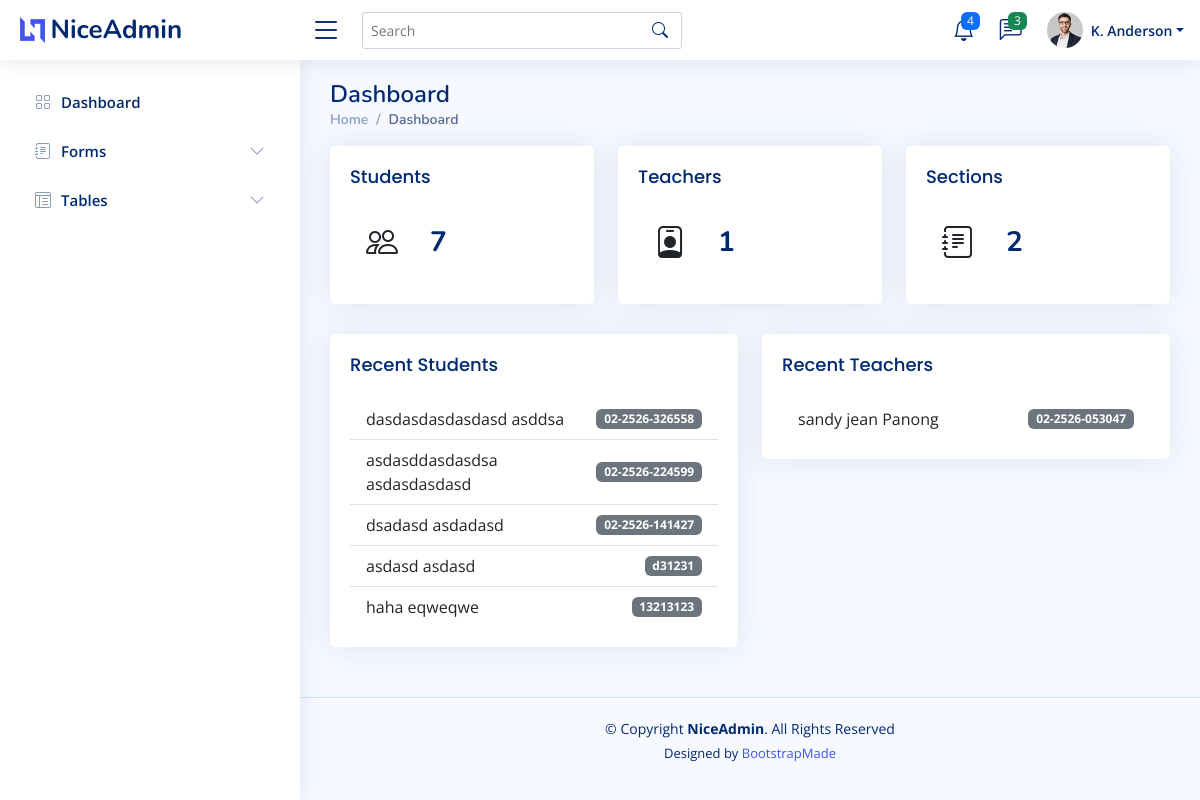
The page / on the database its author committed.
### tables this page shows
CREATE TABLE `students` (
  `id` int(11) NOT NULL,
  `student_id` varchar(50) NOT NULL,
  `fname` varchar(100) NOT NULL,
  `mname` varchar(100) DEFAULT NULL,
  `lname` varchar(100) NOT NULL,
  `gender` enum('Male','Female') NOT NULL,
  `email` varchar(150) NOT NULL,
  `class_id` int(11) NOT NULL,
  `created_at` timestamp NOT NULL DEFAULT current_timestamp(),
  `updated_at` timestamp NOT NULL DEFAULT current_timestamp() ON UPDATE current_timestamp()
);

CREATE TABLE `teachers` (
  `id` int(11) NOT NULL,
  `teacher_id` varchar(50) NOT NULL,
  `fname` varchar(100) NOT NULL,
  `mname` varchar(100) DEFAULT NULL,
  `lname` varchar(100) NOT NULL,
  `gender` enum('Male','Female') NOT NULL,
  `email` varchar(150) NOT NULL,
  `department` varchar(150) DEFAULT NULL,
  `created_at` timestamp NOT NULL DEFAULT current_timestamp(),
  `updated_at` timestamp NOT NULL DEFAULT current_timestamp() ON UPDATE current_timestamp()
);

### function/function.php (called while the page is built, shortened)
<?php
function dbConnect() {
    $host = "localhost";
    $user = "root";
    $pass = "";
    $dbname = "enroll";
    $conn = mysqli_connect($host, $user, $pass, $dbname);
    return $conn;
}
function fetchAll($query) {
    $conn = dbConnect();
    $result = mysqli_query($conn, $query);
    $data = [];
    while ($row = mysqli_fetch_assoc($result)) {
        $data[] = $row;
    }
    return $data;
}

### module/dashboard.php (the view)
<?php include "function/function.php"; ?>
<div class="pagetitle">
  <h1>Dashboard</h1>
  <nav>
    <ol class="breadcrumb">
      <li class="breadcrumb-item"><a href="index.php?page=dashboard">Home</a></li>
      <li class="breadcrumb-item active">Dashboard</li>
    </ol>
  </nav>
</div>
<?php
$studentCount = 0; $teacherCount = 0; $classCount = 0;
try {
  $studentCount = (int) (fetchAll("SELECT COUNT(*) AS c FROM students")[0]['c'] ?? 0);
} catch (Throwable $e) { $studentCount = 0; }
try {
  $teacherCount = (int) (fetchAll("SELECT COUNT(*) AS c FROM teachers")[0]['c'] ?? 0);
} catch (Throwable $e) { $teacherCount = 0; }
try {
  $classCount = (int) (fetchAll("SELECT COUNT(*) AS c FROM classes")[0]['c'] ?? 0);
} catch (Throwable $e) { $classCount = 0; }
$recentStudents = [];
$recentTeachers = [];
try {
  $recentStudents = fetchAll("SELECT student_id, CONCAT(fname,' ',lname) AS name, created_at FROM students ORDER BY created_at DESC LIMIT 5");
} catch (Throwable $e) { $recentStudents = []; }
try {
  $recentTeachers = fetchAll("SELECT teacher_id, CONCAT(fname,' ',lname) AS name, created_at FROM teachers ORDER BY created_at DESC LIMIT 5");
} catch (Throwable $e) { $recentTeachers = []; }
?>
<section class="section dashboard">
  <div class="row">
    <div class="col-xxl-4 col-md-4">
      <div class="card info-card">
        <div class="card-body">
          <h5 class="card-title">Students</h5>
          <div class="d-flex align-items-center">
            <div class="card-icon rounded-circle d-flex align-items-center justify-content-center">
              <i class="bi bi-people"></i>
            </div>
            <div class="ps-3">
              <h6><?php echo $studentCount; ?></h6>
            </div>
          </div>
        </div>
      </div>
    </div>
    <div class="col-xxl-4 col-md-4">
      <div class="card info-card">
        <div class="card-body">
          <h5 class="card-title">Teachers</h5>
          <div class="d-flex align-items-center">
            <div class="card-icon rounded-circle d-flex align-items-center justify-content-center">
              <i class="bi bi-person-badge"></i>
            </div>
            <div class="ps-3">
              <h6><?php echo $teacherCount; ?></h6>
            </div>
          </div>
        </div>
      </div>
    </div>
    <div class="col-xxl-4 col-md-4">
      <div class="card info-card">
        <div class="card-body">
          <h5 class="card-title">Sections</h5>
          <div class="d-flex align-items-center">
            <div class="card-icon rounded-circle d-flex align-items-center justify-content-center">
              <i class="bi bi-journal-text"></i>
            </div>
            <div class="ps-3">
              <h6><?php echo $classCount; ?></h6>
            </div>
          </div>
        </div>
      </div>
    </div>
    <div class="col-lg-6">
      <div class="card">
        <div class="card-body">
          <h5 class="card-title">Recent Students</h5>
          <ul class="list-group list-group-flush">
            <?php if (!$recentStudents) : ?>
              <li class="list-group-item text-muted">No data</li>
            <?php else: foreach ($recentStudents as $s): ?>
              <li class="list-group-item d-flex justify-content-between align-items-center">
                <span><?php echo htmlspecialchars($s['name']); ?></span>
                <span class="badge bg-secondary"><?php echo htmlspecialchars($s['student_id']); ?></span>
              </li>
            <?php endforeach; endif; ?>
          </ul>
        </div>
      </div>
    </div>
    <div class="col-lg-6">
      <div class="card">
        <div class="card-body">
          <h5 class="card-title">Recent Teachers</h5>
          <ul class="list-group list-group-flush">
            <?php if (!$recentTeachers) : ?>
              <li class="list-group-item text-muted">No data</li>
            <?php else: foreach ($recentTeachers as $t): ?>
              <li class="list-group-item d-flex justify-content-between align-items-center">
                <span><?php echo htmlspecialchars($t['name']); ?></span>
                <span class="badge bg-secondary"><?php echo htmlspecialchars($t['teacher_id']); ?></span>
              </li>
            <?php endforeach; endif; ?>
          </ul>
        </div>
      </div>
    </div>
  </div>
</section>

### assets/css/style.css (style rules this page uses)
:root { scroll-behavior: smooth; }
body { font-family: "Open Sans", sans-serif; background: #f6f9ff; color: #444444; }
a { color: #4154f1; text-decoration: none; }
h1, h2, h3, h4, h5, h6 { font-family: "Nunito", sans-serif; }
.pagetitle { margin-bottom: 10px; }
.pagetitle h1 { font-size: 24px; margin-bottom: 0; font-weight: 600; color: #012970; }
.card { margin-bottom: 30px; border: none; border-radius: 5px; box-shadow: 0px 0 30px rgba(1, 41, 112, 0.1); }
.card-title { padding: 20px 0 15px 0; font-size: 18px; font-weight: 500; color: #012970; font-family: "Poppins", sans-serif; }
.card-body { padding: 0 20px 20px 20px; }
.breadcrumb { font-size: 14px; font-family: "Nunito", sans-serif; color: #899bbd; font-weight: 600; }
.breadcrumb a { color: #899bbd; transition: 0.3s; }
.breadcrumb .breadcrumb-item::before { color: #899bbd; }
.breadcrumb .active { color: #51678f; font-weight: 600; }
.dashboard .info-card { padding-bottom: 10px; }
.dashboard .info-card h6 { font-size: 28px; color: #012970; font-weight: 700; margin: 0; padding: 0; }
.dashboard .card-icon { font-size: 32px; line-height: 0; width: 64px; height: 64px; flex-shrink: 0; flex-grow: 0; }

### rows shown on the page
students: name "dasdasdasdasdasd asddsa", student "02-2526-326558"
students: name "asdasddasdasdsa asdasdasdasd", student "02-2526-224599"
students: name "dsadasd asdadasd", student "02-2526-141427"
students: name "asdasd asdasd", student "d31231"
students: name "haha eqweqwe", student "13213123"
teachers: name "sandy jean Panong", teacher "02-2526-053047"

### other values the page prints
$studentCount "7"
$teacherCount "1"
$classCount "2"
